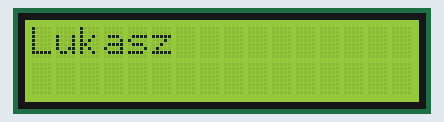
Bench run of a sketch on a simulated Arduino Uno, built with avr-gcc and run on an emulated ATmega328P. Shown: 16×2 character LCD.

Above: at 0.1 s.
At 2.1 s:
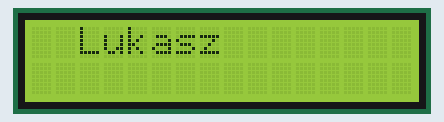
At 3.0 s:
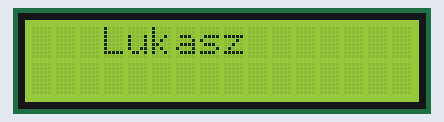
At 3.8 s:
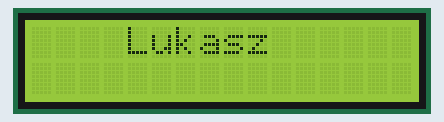
At 4.6 s:
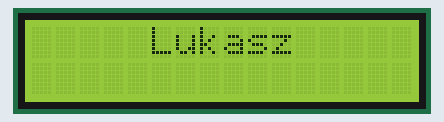
At 13.4 s:
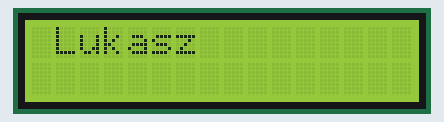

The sketch:

lcd_przesuwanie.ino
```cpp
// include the library code:
#include <LiquidCrystal.h>

int kolumna = 0;
int czekanie = 1000;

//Inicjalizacja połączeń
LiquidCrystal lcd(12, 11, 5, 4, 3, 2);

void setup() {
// Wybór rodzaju wyświetlacza  - 16x2
lcd.begin(16, 2);
//Przesłanie do wyświetlania łańcucha znaków hello, world!
}

void loop(){
  czekanie = 1000;

  for (kolumna = 0; kolumna < 11 ; kolumna++)
  {
    lcd.clear();
    lcd.setCursor(kolumna, 0);
    lcd.print("Lukasz");
    delay(czekanie);
    czekanie = czekanie - 50;
  }
  for (kolumna = 9; kolumna > 0 ; kolumna--)
  {
    lcd.clear();
    lcd.setCursor(kolumna, 0);
    lcd.print("Lukasz");
    delay(czekanie);
    czekanie = czekanie + 50;
  }
}
```

Measured:
- by itself, everything shown: repeats every 14.2 s, in 20 steps
- what the display in image 1 shows lasts 0.9 s, from 2.0 s to 2.9 s
- what the display in image 3 shows lasts 0.8 s, from 3.8 s to 4.6 s
